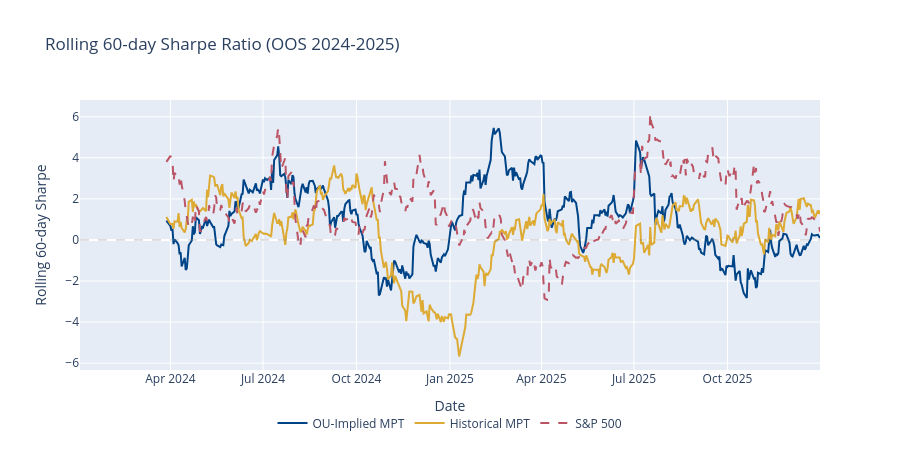

The cell this chart's notebook holds for it:
### Markdown cell above
### Rolling 60-day Sharpe Ratio

Time-varying risk-adjusted performance computed over a trailing 60-day window. Periods where the OU-Implied portfolio's rolling Sharpe exceeds that of the Historical MPT indicate outperformance on a risk-adjusted basis.

### Code cell
def _rolling_sharpe(ret, window=ROLL, rf_annual=rf_annual_avg):
    rf_daily = rf_annual / 252
    excess = ret - rf_daily
    roll_mean = excess.rolling(window).mean()
    roll_std  = excess.rolling(window).std(ddof=1)
    return (roll_mean / roll_std) * np.sqrt(252)

rs_ou   = _rolling_sharpe(ou_portfolio_returns)
rs_hist = _rolling_sharpe(hist_portfolio_returns)
rs_spy  = _rolling_sharpe(benchmarks["sp500"])

fig_rs = go.Figure()
fig_rs.add_trace(go.Scatter(x=rs_ou.index, y=rs_ou.values, name="OU-Implied MPT",
                             line=dict(color=COLORS[0])))
fig_rs.add_trace(go.Scatter(x=rs_hist.index, y=rs_hist.values, name="Historical MPT",
                             line=dict(color=COLORS[1])))
fig_rs.add_trace(go.Scatter(x=rs_spy.index, y=rs_spy.values, name="S&P 500",
                             line=dict(color=COLORS[2], dash="dash")))
fig_rs.add_hline(y=0, line_color="grey", line_dash="dash", line_width=0.5)
fig_rs.update_layout(
    title=f"Rolling {ROLL}-day Sharpe Ratio (OOS 2024-2025)",
    yaxis_title=f"Rolling {ROLL}-day Sharpe",
    xaxis_title="Date",
    legend=dict(orientation="h", yanchor="bottom", y=-0.25, xanchor="center", x=0.5),
    height=450,
)
fig_rs.show()

### Figure 1 — Plotly figure (JSON) as saved in the notebook; plotly's stock layout.template omitted (floating-point values rounded to 4 significant figures; data arrays with more than 128 entries replaced by an {"elided": "..."} marker saying what was removed)
{"data": [{"line": {"color": "#004488"}, "name": "OU-Implied MPT", "type": "scatter", "x": {"elided": "501 str values"}, "y": {"elided": "501 float values"}}, {"line": {"color": "#DDAA33"}, "name": "Historical MPT", "type": "scatter", "x": {"elided": "501 str values"}, "y": {"elided": "501 float values"}}, {"line": {"color": "#BB5566", "dash": "dash"}, "name": "S&P 500", "type": "scatter", "x": {"elided": "501 str values"}, "y": {"elided": "501 float values"}}], "layout": {"height": 450, "legend": {"orientation": "h", "x": 0.5, "xanchor": "center", "y": -0.25, "yanchor": "bottom"}, "shapes": [{"line": {"color": "grey", "dash": "dash", "width": 0.5}, "type": "line", "x0": 0, "x1": 1, "xref": "x domain", "y0": 0, "y1": 0, "yref": "y"}], "title": {"text": "Rolling 60-day Sharpe Ratio (OOS 2024-2025)"}, "xaxis": {"title": {"text": "Date"}}, "yaxis": {"title": {"text": "Rolling 60-day Sharpe"}}}}
